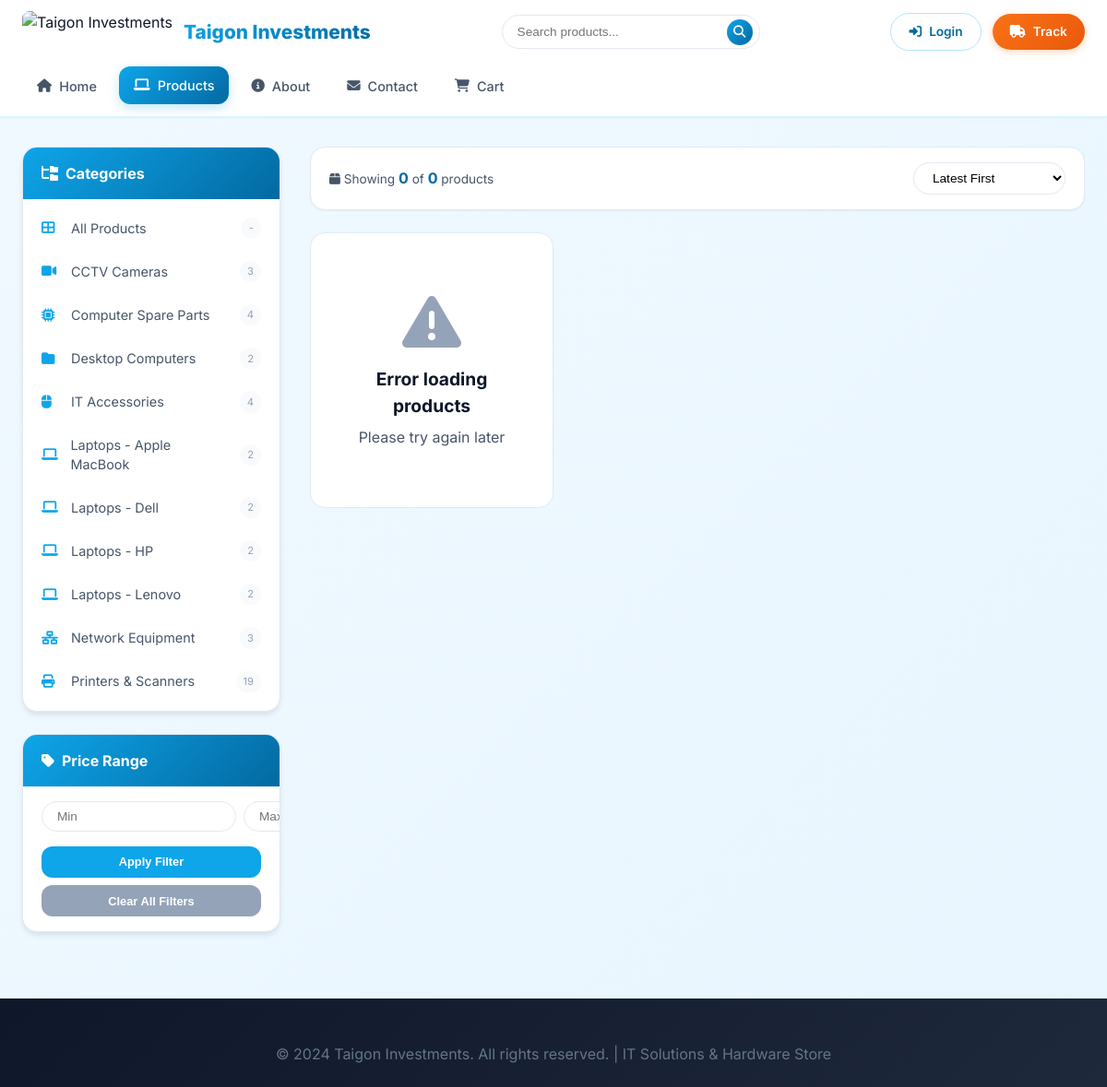
The page /product.php on the database its author committed.
### tables this page shows
CREATE TABLE `categore` (
  `id` int(11) NOT NULL,
  `categories_name` varchar(100) NOT NULL,
  `image` varchar(255) DEFAULT 'default-category.jpg',
  `description` text DEFAULT NULL,
  `display_order` int(11) DEFAULT 0,
  `status` enum('active','inactive') DEFAULT 'active',
  `created_at` timestamp NOT NULL DEFAULT current_timestamp()
);

### product.php (the view, shortened to what this page needs)
<?php
require 'db.php';
?>
<!DOCTYPE html>
<html lang="en">
<head>
    <link rel="stylesheet" href="https://cdnjs.cloudflare.com/ajax/libs/font-awesome/6.4.0/css/all.min.css">
</head>
<body>
<header class="modern-header">
    <div class="header-container">
        <div class="logo-area">
            <img src="image/log.png" alt="Taigon Investments">
            <span class="logo-text">Taigon Investments</span>
        </div>
        <div class="search-wrapper">
            <form action="search.php" method="get" onsubmit="return validateSearch()">
                <input type="text" name="query" id="search-input" placeholder="Search products..." autocomplete="off">
                <button type="submit"><i class="fas fa-search"></i></button>
            </form>
        </div>
        <div class="auth-area">
            <?php if (isset($_SESSION['user_id'])): ?>
                <span class="welcome-text">Hi, <?php echo htmlspecialchars($_SESSION['user_name']); ?></span>
                <a href="logout.php" class="btn-auth btn-logout"><i class="fas fa-sign-out-alt"></i><span>Logout</span></a>
            <?php else: ?>
                <a href="userlogin.php" class="btn-auth btn-login"><i class="fas fa-sign-in-alt"></i><span>Login</span></a>
            <?php endif; ?>
            <a href="my_orders.php" class="btn-auth btn-track"><i class="fas fa-truck"></i><span>Track</span></a>
        </div>
        <nav class="main-nav">
            <a href="index.php" class="nav-link"><i class="fas fa-home"></i><span>Home</span></a>
            <a href="product.php" class="nav-link active"><i class="fas fa-laptop"></i><span>Products</span></a>
            <a href="about.php" class="nav-link"><i class="fas fa-info-circle"></i><span>About</span></a>
            <a href="contact.php" class="nav-link"><i class="fas fa-envelope"></i><span>Contact</span></a>
            <a href="cart.php" class="nav-link"><i class="fas fa-shopping-cart"></i><span>Cart</span></a>
        </nav>
    </div>
</header>
<main class="main-content">
    <aside class="sidebar" id="sidebar">
        <div class="sidebar-card">
            <div class="sidebar-header">
                <h3><i class="fas fa-folder-tree"></i> Categories</h3>
            </div>
            <ul class="category-list" id="categoryList">
                <li><a href="#" data-category="all" class="active-cat"><i class="fas fa-th-large"></i> All Products <span class="category-count" id="totalCount">-</span></a></li>
                <?php
                $catStmt = $conn->prepare("SELECT categories_name FROM categore WHERE status = 'active' ORDER BY categories_name");
                $catStmt->execute();
                $catResult = $catStmt->get_result();
                while ($cat = $catResult->fetch_assoc()):
                    $catName = $cat['categories_name'];
                    $countStmt = $conn->prepare("SELECT COUNT(*) as cnt FROM products WHERE category = ? AND status = 'active'");
                    $countStmt->bind_param('s', $catName);
                    $countStmt->execute();
                    $countResult = $countStmt->get_result();
                    $count = $countResult->fetch_assoc()['cnt'];
                ?>
                <li><a href="#" data-category="<?php echo htmlspecialchars($catName); ?>">
                    <i class="fas <?php
                        echo strpos($catName, 'Laptop') !== false ? 'fa-laptop' :
                             (strpos($catName, 'Printer') !== false ? 'fa-print' :
                             (strpos($catName, 'CCTV') !== false ? 'fa-video' :
                             (strpos($catName, 'Network') !== false ? 'fa-network-wired' :
                             (strpos($catName, 'Spare') !== false ? 'fa-microchip' :
                             (strpos($catName, 'Accessories') !== false ? 'fa-mouse' : 'fa-folder')))));
                    ?>"></i>
                    <?php echo htmlspecialchars($catName); ?>
                    <span class="category-count"><?php echo $count; ?></span>
                </a></li>
                <?php endwhile; ?>
            </ul>
        </div>
        <div class="sidebar-card">
            <div class="sidebar-header">
                <h3><i class="fas fa-tag"></i> Price Range</h3>
            </div>
            <div style="padding: 1rem 1.25rem;">
                <div style="display: flex; gap: 0.5rem; margin-bottom: 1rem;">
                    <input type="number" id="minPrice" placeholder="Min" class="sort-select" style="flex: 1;">
                    <input type="number" id="maxPrice" placeholder="Max" class="sort-select" style="flex: 1;">
                </div>
                <button id="applyPriceBtn" class="btn-cart" style="width: 100%; background: var(--primary);">Apply Filter</button>
                <button id="clearFiltersBtn" class="btn-cart" style="width: 100%; margin-top: 0.5rem; background: var(--text-light);">Clear All Filters</button>
            </div>
        </div>
    </aside>
    <div class="products-area">
        <div class="filter-bar">
            <div class="results-count">
                <i class="fas fa-box"></i> Showing <strong id="showingCount">0</strong> of <strong id="totalProductsCount">0</strong> products
            </div>
            <div>
                <select id="sortSelect" class="sort-select">
                    <option value="newest">Latest First</option>
                </select>
            </div>
        </div>
        <div id="productsGrid" class="products-grid">
        </div>
    </div>
</main>
<footer class="footer">
    <div style="max-width: 1200px; margin: 0 auto; text-align: center;">
        <p style="color: #64748b;">&copy; 2024 Taigon Investments. All rights reserved. | IT Solutions & Hardware Store</p>
    </div>
</footer>
</body>
</html>

### rows shown on the page
categore: categories_name "CCTV Cameras", count "3"
categore: categories_name "Computer Spare Parts", count "4"
categore: categories_name "Desktop Computers", count "2"
categore: categories_name "IT Accessories", count "4"
categore: categories_name "Laptops - Apple MacBook", count "2"
categore: categories_name "Laptops - Dell", count "2"
categore: categories_name "Laptops - HP", count "2"
categore: categories_name "Laptops - Lenovo", count "2"
categore: categories_name "Network Equipment", count "3"
categore: categories_name "Printers & Scanners", count "19"
